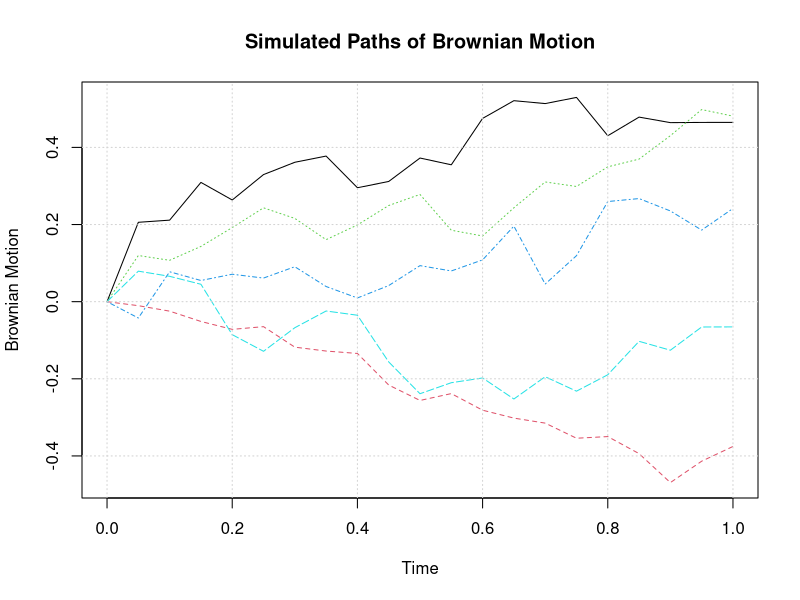
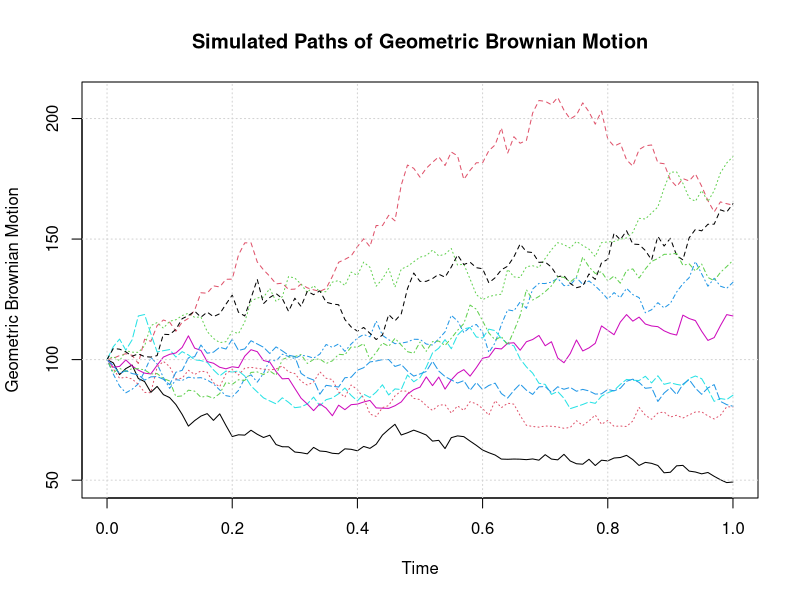

The R script that drew these images, in order:
## ---- chunk 1
x <- 0  # initial value of BM
T <- 1  # time in years
Num_Periods = 20
dt <- T/Num_Periods # time
mu <- .1   # Annualized drift
sigma <- .3 # Annualized volatility 
Num_Paths <- 5
X <- matrix(rnorm(n=Num_Paths*Num_Periods, mu*dt, sigma*sqrt(dt)),Num_Paths,Num_Periods)
X <- cbind(rep(x,Num_Paths),t(apply(X,1,cumsum)))
Time_Periods = seq(0,T,dt)
## ---- chunk 2
matplot(Time_Periods, t(X), type = "l", xlab = "Time", ylab = "Brownian Motion", 
         main = "Simulated Paths of Brownian Motion")   
grid()
## ---- chunk 3
Mean_BM = colMeans(X) 
Mean_BM[Num_Periods]
library("matrixStats")  # required for colSds
Std_BM = colSds(X)
Std_BM[Num_Periods]  
## ---- chunk 4
S0 <- 100  # Initial stock price
T <- 1  # time in years
Num_Periods = 100
dt <- T/Num_Periods # time
mu <- .1   # Annualized drift
sigma <- .3 # Annualized volatility 
Num_Paths = 10

X <- matrix(rnorm(n=Num_Paths*Num_Periods, (mu - (sigma^2)/2)*dt, sigma*sqrt(dt)),Num_Paths,Num_Periods)
X <- cbind(rep(0,Num_Paths),t(apply(X,1,cumsum)))
GBM <- S0*exp(X)
Time_Periods = seq(0,T,dt)
## ---- chunk 5
matplot(Time_Periods, t(GBM), type = "l", xlab = "Time", ylab = "Geometric Brownian Motion", 
         main = "Simulated Paths of Geometric Brownian Motion")   
grid()
## ---- chunk 6
Mean_BM = colMeans(GBM) 
Mean_BM[Num_Periods]
library("matrixStats")  # required for colSds
Std_BM = colSds(GBM)
Std_BM[Num_Periods]  
